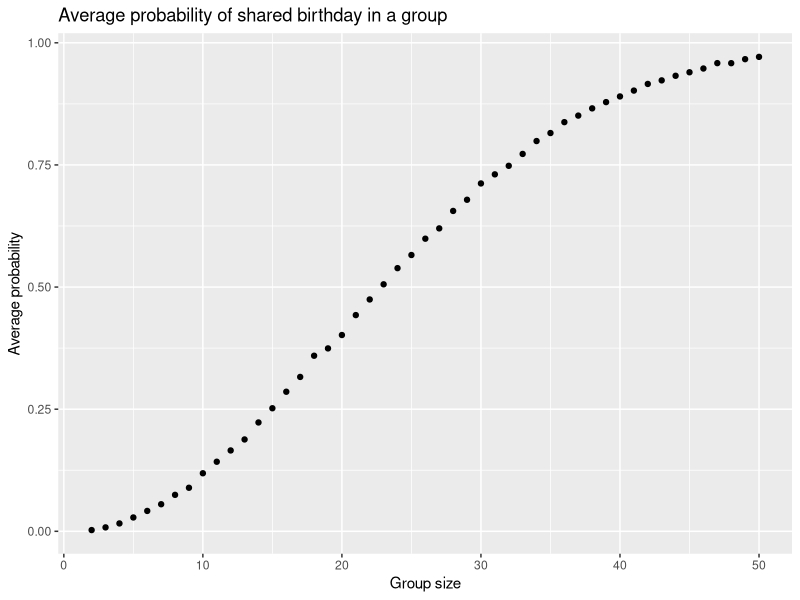

Write R code to recreate this figure. (Note: a time limit stopped this script after it produced the figure.)
## ---- chunk 1
library(tidyverse)
## ---- chunk 2
bday_sim = function(n) {
  bday = sample(1:365, 
                 n, 
                 replace = TRUE)
  return(any(duplicated(bday)))
}
## ---- chunk 3
bday_res = tibble(group_size = rep(2:50, 
                                   each = 10000)) |> 
  mutate(result = map_lgl(group_size, 
                          bday_sim))

res_df = bday_res |> 
  group_by(group_size) |> 
  summarize(avg_prob = mean(result))
## ---- chunk 4
res_df |> 
  ggplot(aes(x = group_size,
             y = avg_prob)) +
  geom_point() + 
  labs(title = "Average probability of shared birthday in a group",
       x = "Group size",
       y = "Average probability")
## ---- chunk 5
t_test_sim = function(n = 30, 
                      mu, 
                      sigma = 5) {
  data = rnorm(n, 
               mean = mu, 
               sd = sigma)
  
  t_res = t.test(data, 
                 mu = 0,
                 alpha = 0.05)
  
  res_df = t_res |> 
    broom::tidy() |> 
    select(mu_hat = estimate,
           p_value = p.value)
  
  return(res_df)
}
## ---- chunk 6
mu = 0

mu0_res = expand_grid(id = 1:5000) |> 
  mutate(res = map(id, 
                   ~ t_test_sim(mu = 0))) |> 
  unnest(res)
## ---- chunk 7
mu = 1:6

mu_res = expand_grid(id = 1:5000,
                     mu = mu) |> 
  mutate(res = map(mu,
                   ~ t_test_sim(mu = .x))) |> 
  unnest(res)
## ---- chunk 8
power_df = mu_res |> 
  group_by(mu) |> 
  summarize(power = mean(p_value < 0.05))
  
power_df |> ggplot(aes(x = mu,
                       y = power)) +
  geom_point() +
  labs(title = "Power of one-sample t test across µ",
       y = "Power",
       x = "True mean (µ)") +
  scale_x_discrete(limits = factor(mu))
## ---- chunk 9
avg_mu_df = mu_res |> 
  group_by(mu) |> 
  summarize(avg_mu_hat = mean(mu_hat),
            sig_avg_mu_hat = mean(mu_hat[p_value < 0.05]))

avg_mu_df |> 
  ggplot(aes(x = mu)) +
  geom_line(aes(y = avg_mu_hat,
                 color = "all samples")) +
  geom_line(aes(y = sig_avg_mu_hat,
                 color = "significant samples")) +
  scale_x_discrete(limits = factor(mu)) +
  scale_y_discrete(limits = factor(1:6)) + 
  labs(title = "Average estimates of mean vs. true mean",
       x = "True mean (µ)",
       y = "Average estimates")
